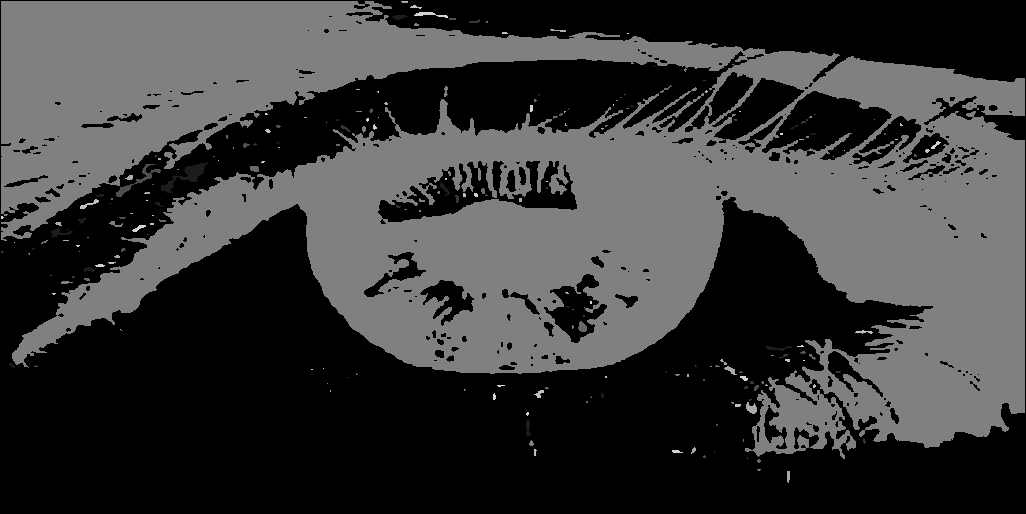
#> input picture image-segmentation-FFT/output_images/saidasegmentada.png, 1026 x 514 px
$ python FFT-IMAGEM.py
#> lines starting #> are read from the running program, lines starting #| are printed output that depends on the picture
from imageio.core.functions import imwrite
import numpy as np
import cv2
import scipy.fftpack as fp
import imageio
import matplotlib.pyplot as plt

f = imageio.imread('output_images/saidasegmentada.png', pilmode='L')
#> f is the input picture: shape (514, 1026); min 0, max 211, mean 57.7

# mostrando a imagem
colormap = 'gray'  # mapa de cores

fig = plt.figure(figsize=(12, 5))


ax_img = fig.add_subplot(131)
ax_img.set_title('Imagem Segmentada')
ax_img.imshow(f, cmap=colormap)


# Calculando a FFT 2D
F = fp.fft2(f)
Fm = np.absolute(F)
Fm /= Fm.max()  # normalizando para obter amplitudes em [0, 1]
Fm = np.log(Fm)  # logaritmo para conseguir enxergar a FFT!
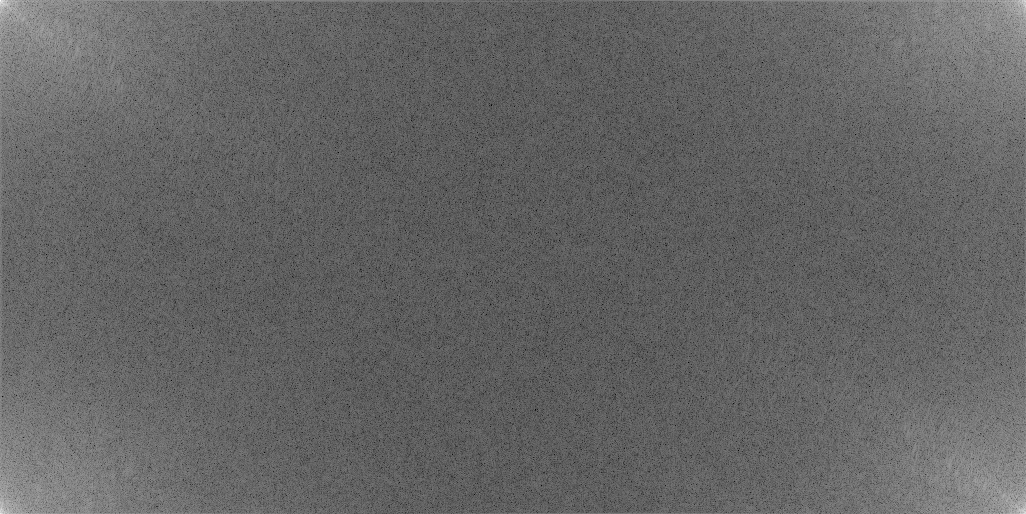
#> Fm: shape (514, 1026) float64; min -13.67, max 0, mean -8.27; drawn with min black and max white

# mostrando a  |FFT|
ax_fft = fig.add_subplot(132)
ax_fft.set_title('log |FFT|')
ax_fft.imshow(Fm, cmap=colormap)  # vmax é o valor máximo a ser plotado


# fazendo o shift para obter a |FFT| como deve ser
Fs = fp.fftshift(Fm)
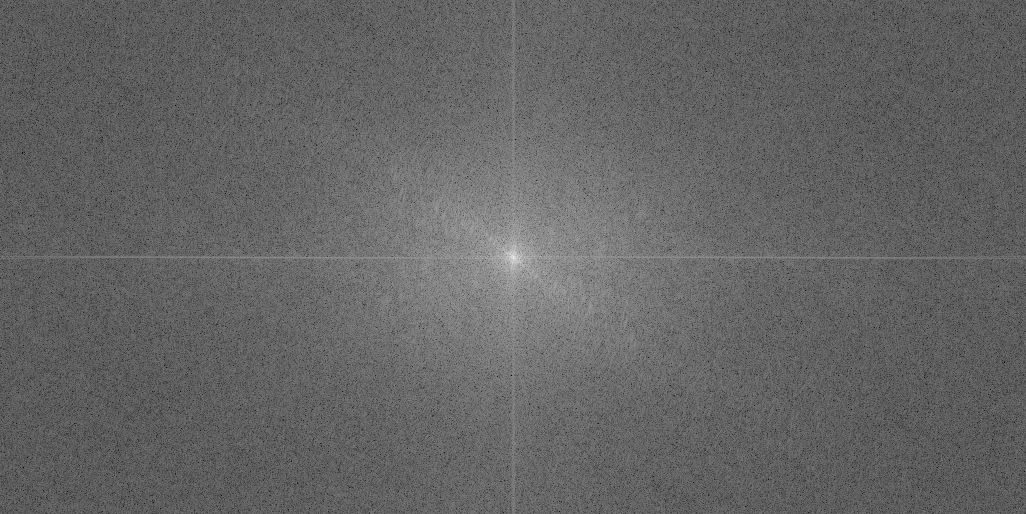
#> Fs: shape (514, 1026) float64; min -13.67, max 0, mean -8.27; drawn with min black and max white
ax_fftshift = fig.add_subplot(133)
ax_fftshift.set_title('FFT com shift')
ax_fftshift.imshow(Fs, cmap=colormap, vmax=.2)


plt.tight_layout()
plt.show()
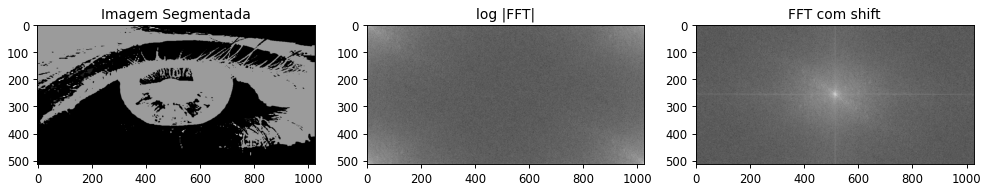
#> figure drawn by matplotlib, 3 panels

# voltando para  a imagem
convolve = F*Fs #chave de descriptografia
im_out = fp.ifft2(convolve).real
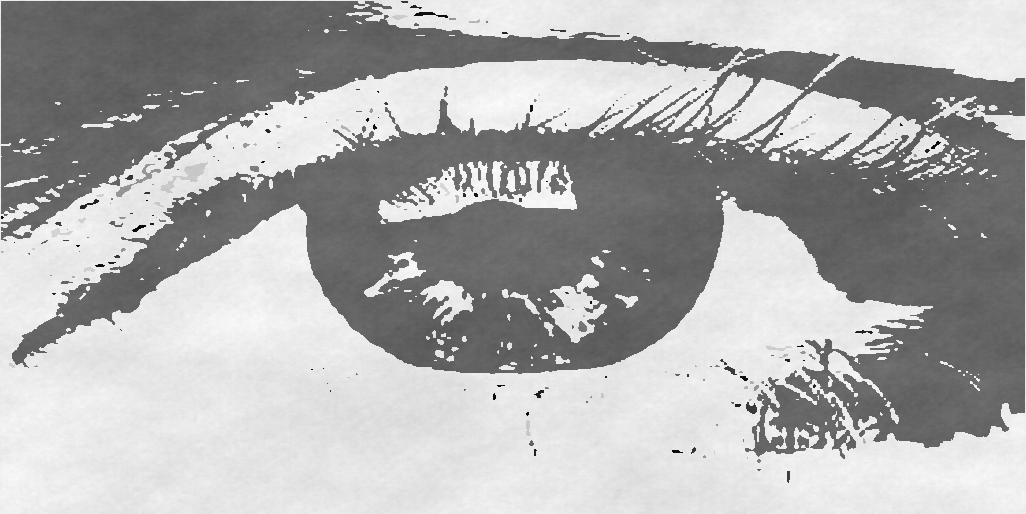
#> im_out: shape (514, 1026) float64; min -1976.6, max 156.8, mean -521.9; drawn with min black and max white
imageio.imwrite('output_images/inversa.png', im_out)

inversa = cv2.imread('output_images/inversa.png')
segmentada = cv2.imread('output_images/saidasegmentada.png')

#> (the run stopped early here; a loop or call above may not have finished)
